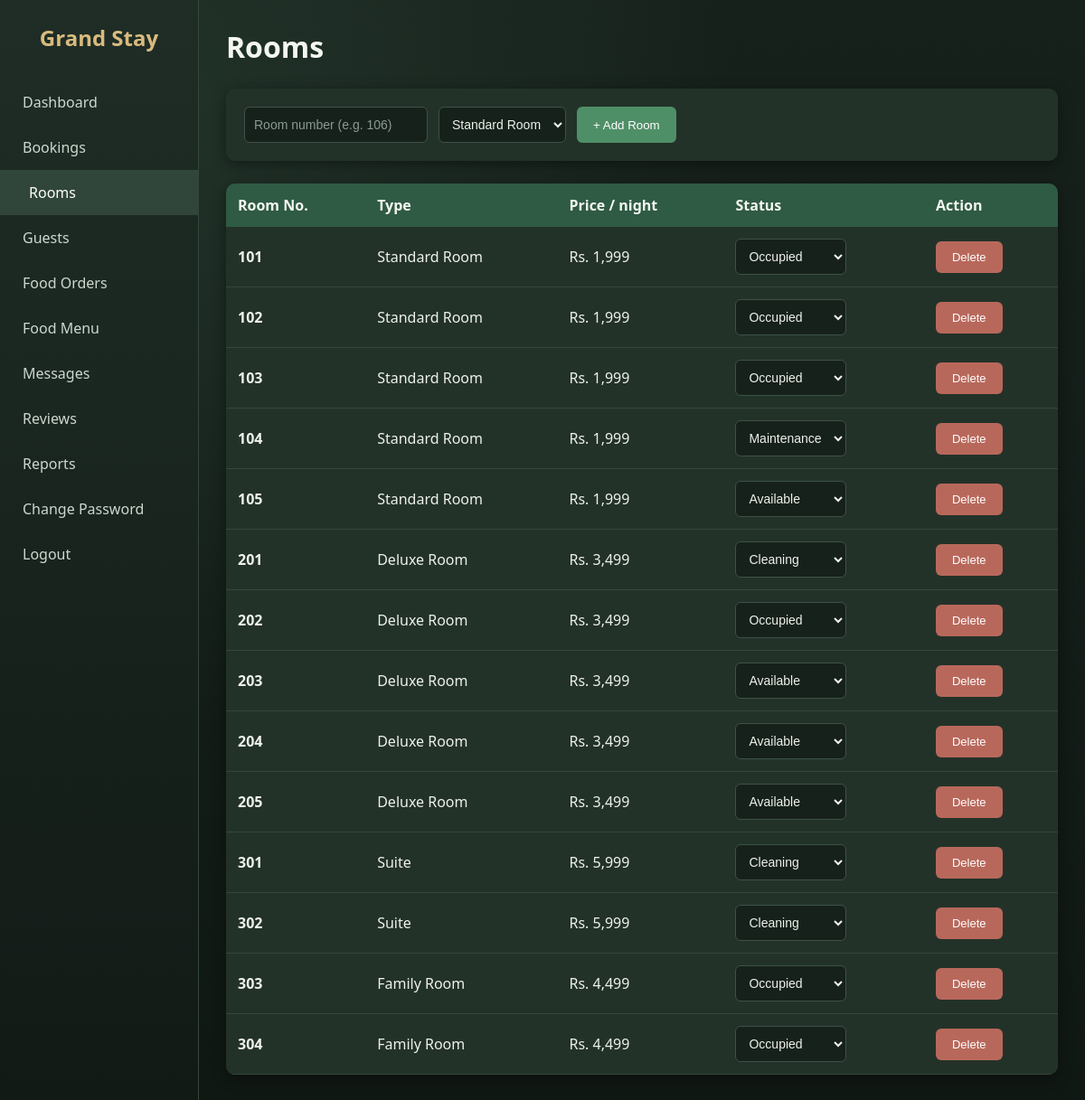
/rooms.php (signed in), run on the app's committed database.
### tables this page shows
CREATE TABLE `rooms` (
  `id` int(11) NOT NULL,
  `room_number` varchar(10) NOT NULL,
  `room_type_id` int(11) NOT NULL,
  `status` enum('available','occupied','cleaning','maintenance') DEFAULT 'available'
);

CREATE TABLE `room_types` (
  `id` int(11) NOT NULL,
  `name` varchar(100) NOT NULL,
  `description` text DEFAULT NULL,
  `price_per_night` decimal(10,2) NOT NULL,
  `max_guests` int(11) DEFAULT 2,
  `image` varchar(255) DEFAULT NULL,
  `pano` varchar(255) DEFAULT NULL
);

### rooms.php (the view, shortened to what this page needs)
<?php
include "../includes/db.php";
$types = $conn->query("SELECT id, name FROM room_types");
$rooms = $conn->query("
  SELECT r.id, r.room_number, r.status, t.name AS type_name, t.price_per_night
  FROM rooms r
  JOIN room_types t ON r.room_type_id = t.id
  ORDER BY r.room_number
");
?>
<!DOCTYPE html>
<html lang="en">
<head>
  <link rel="stylesheet" href="../css/admin.css">
</head>
<body>
<?php include "sidebar.php"; ?>
<div class="main">
  <h1>Rooms</h1>
  <form method="POST" class="add-room">
    <input type="text" name="room_number" placeholder="Room number (e.g. 106)" required>
    <select name="room_type_id" required>
      <?php while ($t = $types->fetch_assoc()) { ?>
        <option value="<?php echo $t['id']; ?>"><?php echo $t['name']; ?></option>
      <?php } ?>
    </select>
    <button type="submit" class="act green">+ Add Room</button>
  </form>
  <table>
    <tr><th>Room No.</th><th>Type</th><th>Price / night</th><th>Status</th><th>Action</th></tr>
    <?php while ($r = $rooms->fetch_assoc()) { ?>
    <tr>
      <td><b><?php echo htmlspecialchars($r["room_number"]); ?></b></td>
      <td><?php echo $r["type_name"]; ?></td>
      <td>Rs. <?php echo number_format($r["price_per_night"]); ?></td>
      <td>
        <form method="POST" class="inline">
          <select name="status" onchange="this.form.submit()">
            <?php foreach (["available","occupied","cleaning","maintenance"] as $s) { ?>
              <option value="<?php echo $s; ?>" <?php if ($r["status"] == $s) echo "selected"; ?>><?php echo ucfirst($s); ?></option>
            <?php } ?>
          </select>
        </form>
      </td>
      <td>
        <form method="POST" class="inline" onsubmit="return confirm('Delete this room?')">
          <button type="submit" class="act red">Delete</button>
        </form>
      </td>
    </tr>
    <?php } ?>
  </table>
</div>
</body>
</html>

### admin.css (style rules this page uses)
* { margin: 0; padding: 0; box-sizing: border-box; }
body { font-family: 'Segoe UI', Arial, sans-serif; background: #f2f4f7; color: #333; }
.main { margin-left: 220px; padding: 30px; }
.main h1 { margin-bottom: 25px; color: #1c2b3a; }
table { width: 100%; background: #fff; border-collapse: collapse; border-radius: 10px; overflow: hidden; box-shadow: 0 3px 10px rgba(0,0,0,0.08); }
th { background: #1c2b3a; color: #fff; text-align: left; padding: 13px; }
td { padding: 13px; border-bottom: 1px solid #eee; }
.act.green { background: #28a745; }
.act.red { background: #dc3545; }
.add-room { display: flex; gap: 12px; flex-wrap: wrap; margin-bottom: 25px; background: #fff; padding: 20px; border-radius: 10px; box-shadow: 0 3px 10px rgba(0,0,0,0.08); }
.add-room input, .add-room select, td select { padding: 10px; border: 1px solid #ccc; border-radius: 6px; font-size: 14px; }
.add-room button, td button.act { border: none; cursor: pointer; padding: 10px 18px; border-radius: 6px; color: #fff; }
form.inline { display: inline; }
:root { --bg: #f6f4ec; --bg2: #ebeee2; --card: #fdfcf7; --main: #4f6b5a; --main-dark: #3d5546; --accent: #c9a86a; --accent-dark: #b08f4f; --soft: #dfe8da; --text: #3f4a42; --muted: #7a857d; }
body { color: var(--text) !important; background: radial-gradient(circle at 10% 15%, rgba(223,232,218,0.8), transparent 45%), linear-gradient(180deg, var(--bg), var(--bg2)) !important; background-attachment: fixed !important; }
.main h1, .main h2 { color: var(--main-dark) !important; }
table { background: var(--card) !important; box-shadow: 0 4px 14px rgba(79,107,90,0.14) !important; }
th { background: var(--main) !important; color: #f6f4ec !important; }
td { border-bottom: 1px solid #e8ebe0 !important; color: var(--text); }
.add-room { background: var(--card) !important; box-shadow: 0 4px 14px rgba(79,107,90,0.14) !important; }
.add-room input, .add-room select, td select, .login-box input { background: #fff !important; border: 1px solid #d9e0d3 !important; }
.act.green { background: #7f9d84 !important; }
.act.red { background: #cf8a7c !important; }
body { color: #eef2ea !important; background: radial-gradient(circle at 10% 10%, rgba(80,130,100,0.20), transparent 45%), linear-gradient(180deg, #17211c, #101814) !important; background-attachment: fixed !important; }
.main h1, .main h2 { color: #f4f7f1 !important; }
body table { background: #233229 !important; box-shadow: 0 4px 16px rgba(0,0,0,0.4) !important; }
body table th { background: #2f5a43 !important; color: #f4f7f1 !important; }
body table td { background: #233229 !important; color: #eef2ea !important; border-bottom: 1px solid #34463c !important; }
.add-room { background: #233229 !important; box-shadow: 0 4px 16px rgba(0,0,0,0.4) !important; }
.add-room input, .add-room select, td select, .login-box input { background: #17211c !important; color: #eef2ea !important; border: 1px solid #3d5247 !important; }
.add-room input::placeholder, .login-box input::placeholder { color: #8a9a8f; }
select option { background: #17211c; color: #eef2ea; }
.act.green { background: #4f8f67 !important; color: #fff !important; }
.act.red { background: #b8685b !important; color: #fff !important; }
td .act { display: inline-block; text-decoration: none; color: #fff; padding: 7px 14px; border-radius: 6px; font-size: 13px; border: none; cursor: pointer; }

### data on the page
rooms: room_number "101", room_type.name "Standard Room", room_type.price_per_night "1,999", status "Occupied"
rooms: room_number "102", room_type.name "Standard Room", room_type.price_per_night "1,999", status "Occupied"
rooms: room_number "103", room_type.name "Standard Room", room_type.price_per_night "1,999", status "Occupied"
rooms: room_number "104", room_type.name "Standard Room", room_type.price_per_night "1,999", status "Maintenance"
rooms: room_number "105", room_type.name "Standard Room", room_type.price_per_night "1,999", status "Available"
rooms: room_number "201", room_type.name "Deluxe Room", room_type.price_per_night "3,499", status "Cleaning"
rooms: room_number "202", room_type.name "Deluxe Room", room_type.price_per_night "3,499", status "Occupied"
rooms: room_number "203", room_type.name "Deluxe Room", room_type.price_per_night "3,499", status "Available"
rooms: room_number "204", room_type.name "Deluxe Room", room_type.price_per_night "3,499", status "Available"
rooms: room_number "205", room_type.name "Deluxe Room", room_type.price_per_night "3,499", status "Available"
rooms: room_number "301", room_type.name "Suite", room_type.price_per_night "5,999", status "Cleaning"
rooms: room_number "302", room_type.name "Suite", room_type.price_per_night "5,999", status "Cleaning"
rooms: room_number "303", room_type.name "Family Room", room_type.price_per_night "4,499", status "Occupied"
rooms: room_number "304", room_type.name "Family Room", room_type.price_per_night "4,499", status "Occupied"

### other printed values
$m[1] "Dashboard"
$m[1] "Bookings"
$m[1] "Rooms"
$m[1] "Guests"
$m[1] "Food Orders"
$m[1] "Food Menu"
$m[1] "Messages"
$m[1] "Reviews"
$m[1] "Reports"
$m[1] "Change Password"
form field room_type_id "Standard Room"
